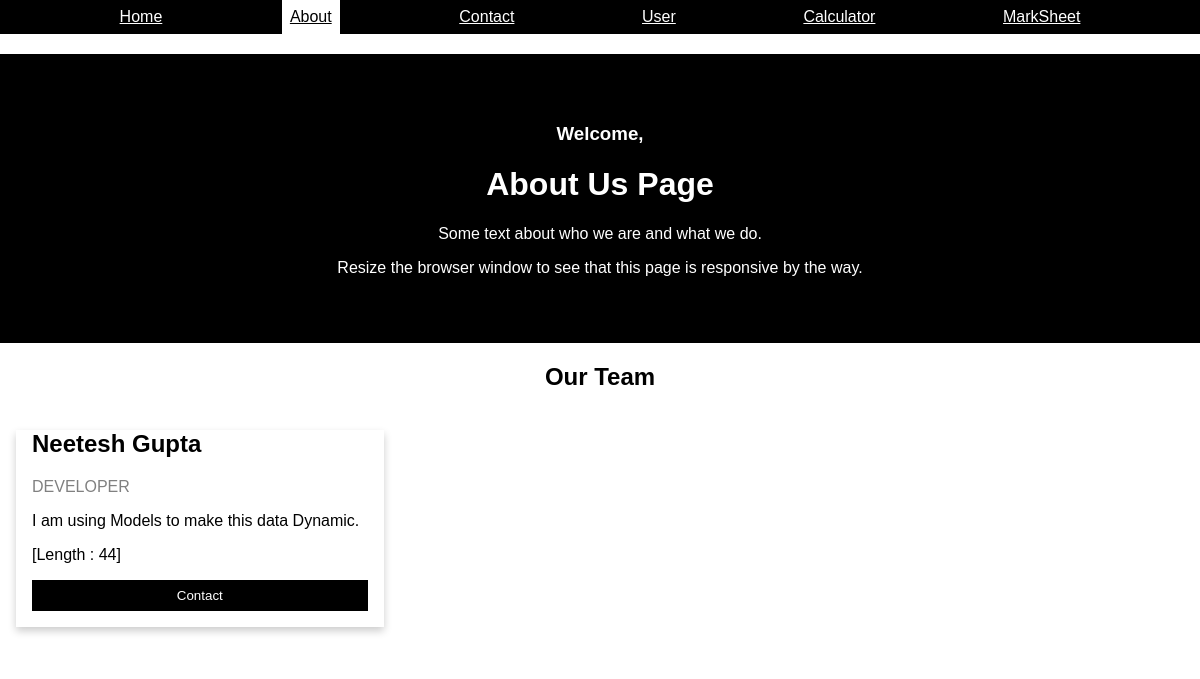
/about-us/, run on an earlier commit of the app's database.
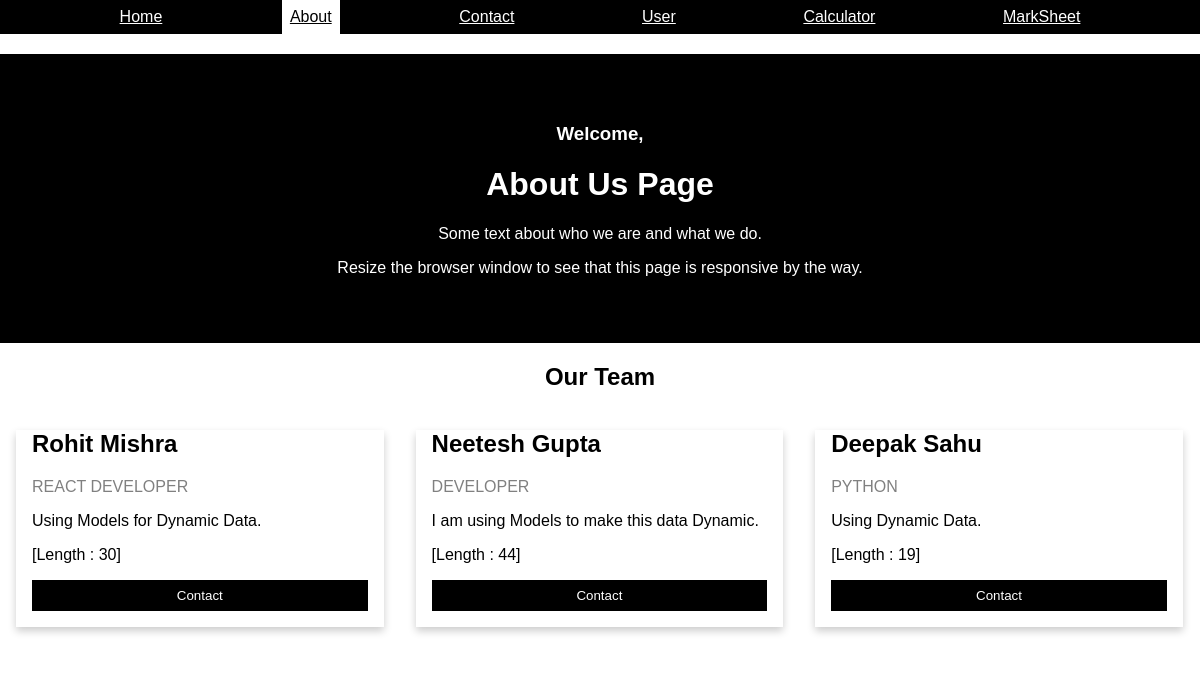
And on a later commit of the database.
### service/models.py (models this page shows)
class Service(models.Model):
    service_name=models.CharField(max_length=50)
    service_title=models.CharField(max_length=50)
    service_desc=models.TextField()

### learn_dj/views.py (the view)
# urls.py: path('about-us/', views.aboutUs, name="aboutus"),
def aboutUs(request):
    service_data = Service.objects.all().order_by('-service_name')[:3]
    data={
        'service_data' : service_data
    }
    if request.method=="GET":
        name=request.GET.get('name')
    return render(request, "about.html", data)

### templates/about.html (shortened to what this page needs)
{% extends "base.html" %}
    {% block content %}
    <link rel="stylesheet" href="/static/css/about.css" />
  </head>
  <body>
    <div class="about-section">
      <h3>Welcome, {{name}}</h3>
      <h1>About Us Page</h1>
      <p>Some text about who we are and what we do.</p>
      <p>
        Resize the browser window to see that this page is responsive by the
        way.
      </p>
    </div>
    <h2 style="text-align: center">Our Team</h2>
    <div class="row">
      {% for n in service_data %}
      <div class="column">
        <div class="card">
          <div class="container">
            <h2>{{n.service_name}}</h2>
            <p class="title">{{n.service_title | upper}}</p>
            <p>{{n.service_desc | safe}}</p>
            <p>[Length : {{n.service_desc | length}}]</p>
            <p><button class="button">Contact</button></p>
          </div>
        </div>
      </div>
      {% endfor %}
    </div>
    {% endblock %}

### templates/base.html
{% include "header.html" %}
{% block content %}
{% endblock %}

### templates/header.html (shortened to what this page needs)
{% load static %}
<!DOCTYPE html>
<html lang="en">
  <head>
    <link rel="stylesheet" href="/static/css/header.css" />
  </head>
  <body>
    <div class="body">
      <ul>
        <li class="{% if request.path == '/' %} active {% endif %}"><a href="{% url "home" %}">Home</a></li>
        <li class="{% if request.path == '/about-us/' %} active {% endif %}"><a href="{% url "aboutus" %}">About</a></li>
        <li class="{% if request.path == '/contact/' %} active {% endif %}"><a href="{% url "contact" %}">Contact</a></li>
        <li class="{% if request.path == '/user/' %} active {% endif %}"><a href="{% url "user" %}">User</a></li>
        <li class="{% if request.path == '/calculator/' %} active {% endif %}"><a href="{% url "calculator" %}">Calculator</a></li>
        <li class="{% if request.path == '/marksheet/' %} active {% endif %}"><a href="{% url "marksheet" %}">MarkSheet</a></li>
      </ul>
    </div>
  </body>
</html>

### static/css/header.css (style rules this page uses)
.body { display: flex; align-items: center; }
ul { display: flex; justify-content: space-evenly; background-color: black; width: 100%; list-style-type: none; margin: 0; padding: 0; overflow: hidden; }
li { float: left; }
li a { color: white; display: block; padding: 8px; }
.active a { color: black; background-color: white; }

### static/css/about.css (style rules this page uses)
body { font-family: Arial, Helvetica, sans-serif; margin: 0; }
html { box-sizing: border-box; }
*, *:before, *:after { box-sizing: inherit; }
.column { float: left; width: 33.3%; margin-bottom: 16px; padding: 0 8px; }
.card { box-shadow: 0 4px 8px 0 rgba(0, 0, 0, 0.2); margin: 8px; }
.about-section { padding: 50px; text-align: center; margin-top: 20px; background-color: black; color: white; }
.container { padding: 0 16px; }
.container::after, .row::after { content: ""; clear: both; display: table; }
.title { color: grey; }
.button { border: none; outline: 0; display: inline-block; padding: 8px; color: white; background-color: #000; text-align: center; cursor: pointer; width: 100%; }

What changed in the data, as far as the page shows it:
added Service: service_name "Rohit Mishra", service_title "REACT DEVELOPER", service_desc "Using Models for Dynamic Data.", service_desc|length "30"
added Service: service_name "Deepak Sahu", service_title "PYTHON", service_desc "Using Dynamic Data.", service_desc|length "19"
